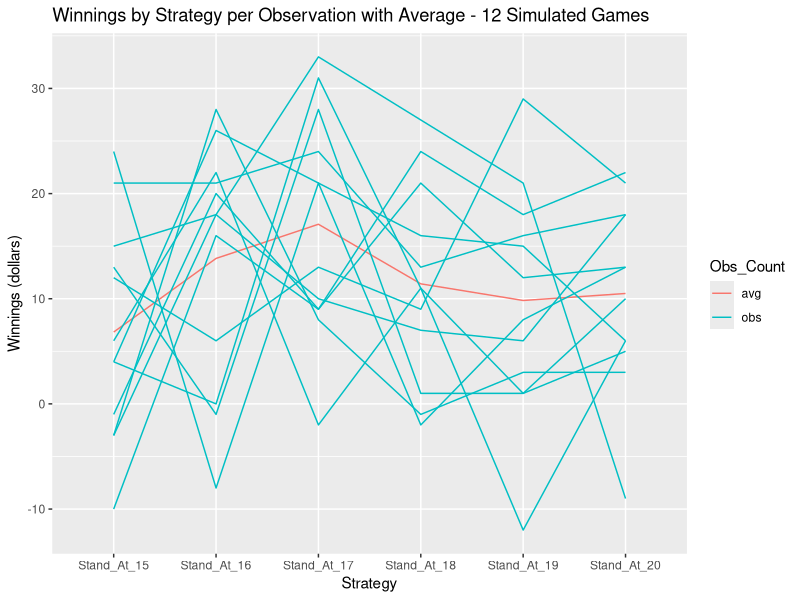
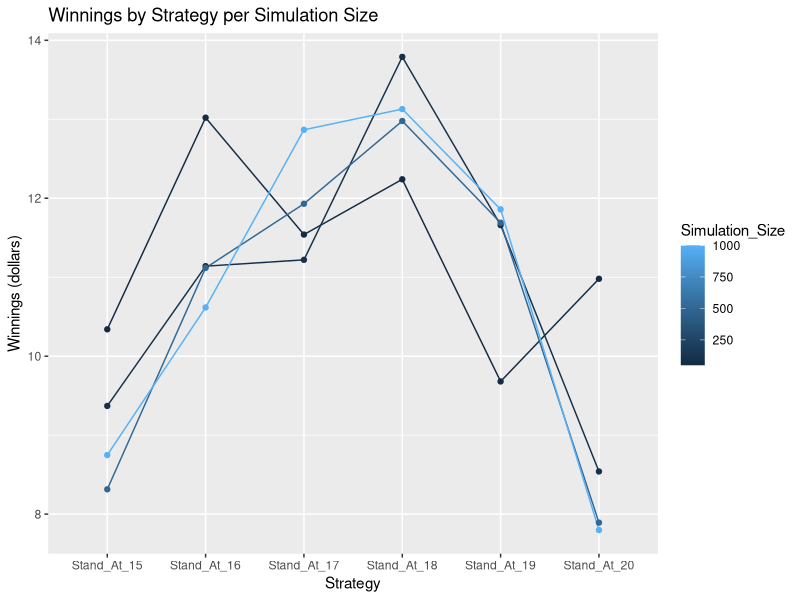
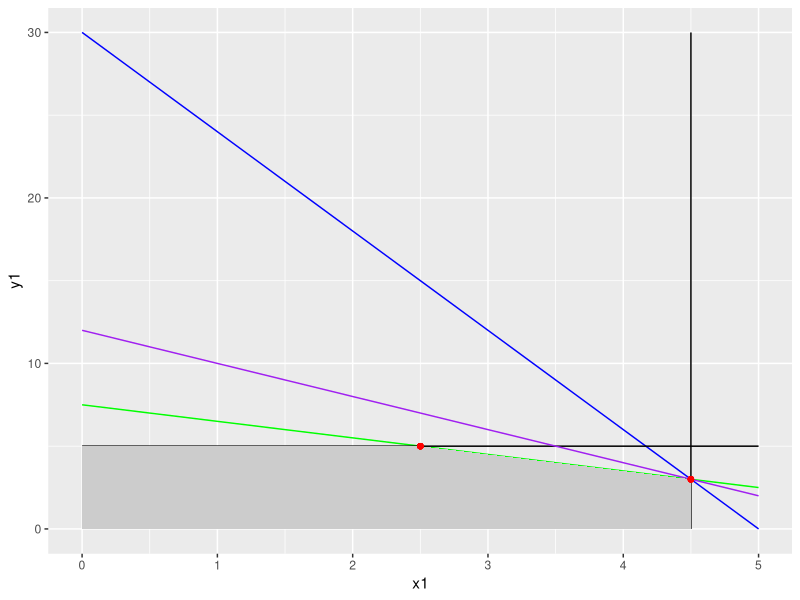
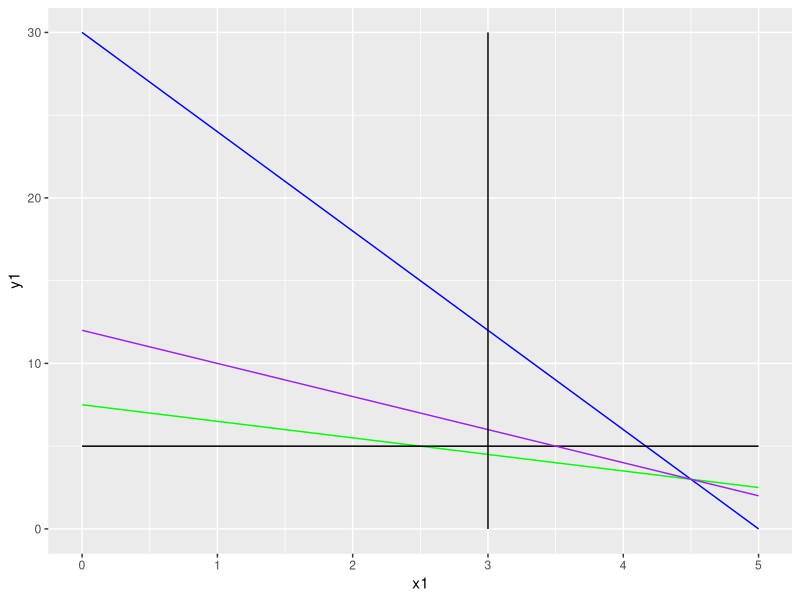
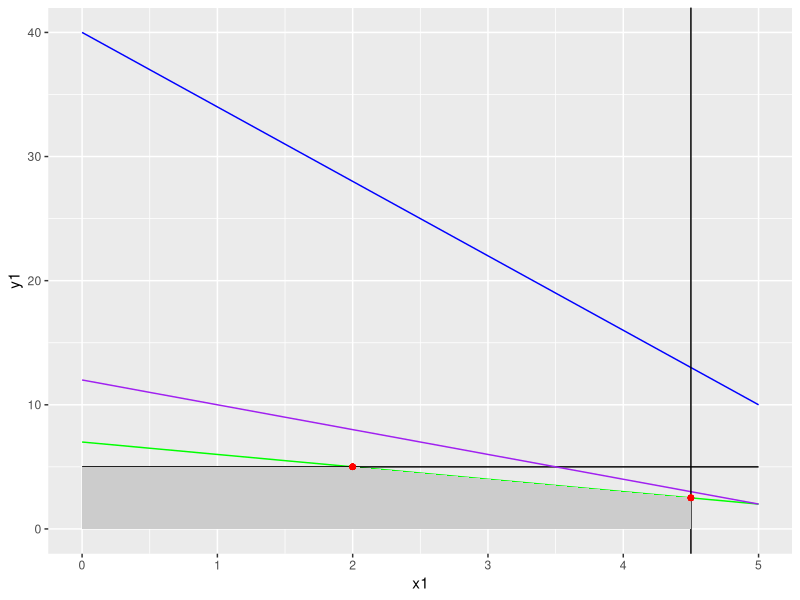
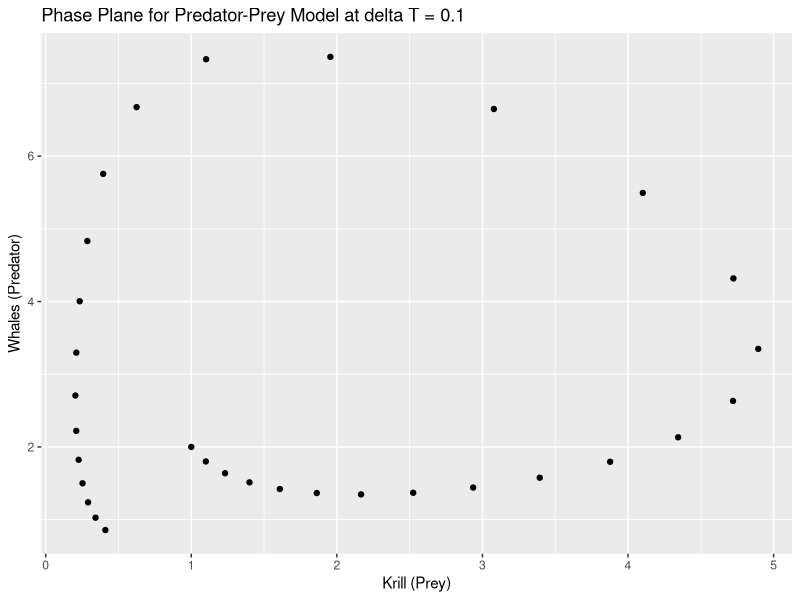
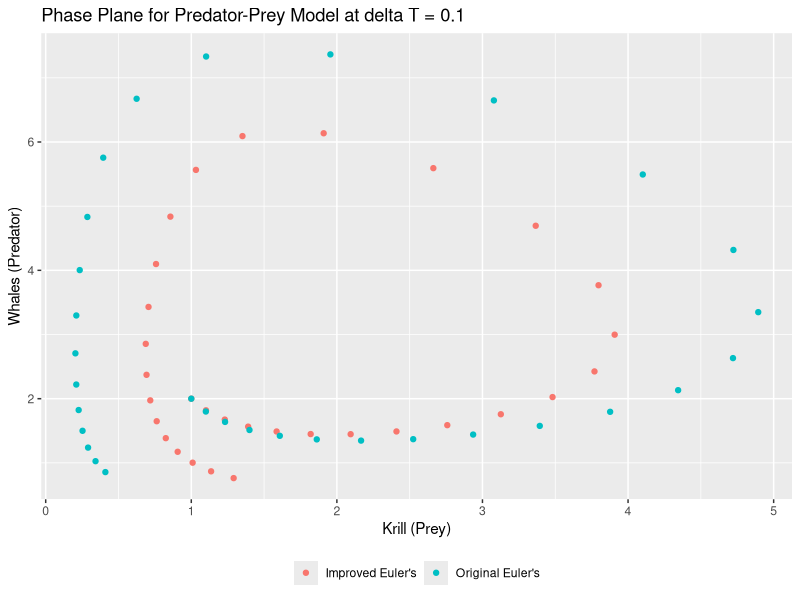

The R source for these figures, in order:
## ---- chunk 1
#add required packages
library(ggplot2)
library(knitr)
library(reshape2)
## ---- chunk 2
deal_card <- function(dc_deck,full2_deck){
  dc_last_round_flag <- 0
  if (length(dc_deck) == 0) {
    dc_last_round_flag <- 1
    dc_deck <- full2_deck
  }
  dc_card <- sample(dc_deck,1,FALSE)
  dc_deck <- dc_deck [! dc_deck %in% dc_card | duplicated(dc_deck)]
  return(list(dc_card,dc_deck,dc_last_round_flag))
}
## ---- chunk 3
dealer_hand <- function(dh_deck,full2_deck) {
  dh_hand <- 0
  dh_last_round_flag <- 0
  dh_count <- 1
  while (sum(dh_hand) < 17) {
    dh_deal <- deal_card(dh_deck,full2_deck)
    dh_hand[dh_count] <- dh_deal[[1]]
    dh_deck <- dh_deal[[2]]
    if (dh_deal[[3]] == 1) {dh_last_round_flag <- dh_deal[[3]]}
    dh_count <- dh_count+1
    #aces become ones if the hand is greater than 21
    if(sum(dh_hand) > 21) {
      if(11 %in% dh_hand) {
        dh_hand[match(11,dh_hand)] <- 1
      }
    }
  }    
  return(list(dh_hand,dh_deck,dh_last_round_flag))
}
## ---- chunk 4
player_hand <- function(ph_deck,full2_deck,p_threshold) {
  ph_hand <- 0
  ph_count <- 1
  ph_last_round_flag <- 0
  while (sum(ph_hand) < p_threshold) {
    ph_deal <- deal_card(ph_deck,full2_deck)
    ph_hand[ph_count] <- ph_deal[[1]]
    ph_deck <- ph_deal[[2]]
    if (ph_deal[[3]] == 1) {ph_last_round_flag <- ph_deal[[3]]}
    ph_count <- ph_count+1
    #aces become ones if the hand is greater than 21
    if(sum(ph_hand) > 21) {
      if(11 %in% ph_hand) {
        ph_hand[match(11,ph_hand)] <- 1
      }
    }
  }  
  return(list(ph_hand,ph_deck,ph_last_round_flag))
}
## ---- chunk 5
round_of_play <- function(rop_deck,full2_deck,p_threshold) { 
  #dealer hand
  d_result <- dealer_hand(rop_deck,full2_deck)
  d_hand <- d_result[[1]]
  rop_deck <- d_result[[2]]
  last_round_flag_d <- d_result[[3]]
  #player hand
  p_result <- player_hand(rop_deck,full2_deck,p_threshold)
  p_hand <- p_result[[1]]
  rop_deck <- p_result[[2]]
  last_round_flag_p <- p_result[[3]]
  
  if (last_round_flag_d == 1 || last_round_flag_p == 1) {
    rop_last_round_flag <- 1
  } else {
    rop_last_round_flag <- 0
  }
  return(list(d_hand,p_hand,rop_deck,rop_last_round_flag))
}
## ---- chunk 6
play_two_decks <- function(ptd_deck,full2_deck,p_threshold) {
  
  round_counter <- 1
  ptd_last_round_flag <- 0 
  result_list.names <- c("Dealer_Hand", "Player_Hand")
  result_list <- vector("list", length(result_list.names))
  names(result_list) <- result_list.names
  
  while (ptd_last_round_flag != 1) {
    round_result <- round_of_play(ptd_deck,full2_deck,p_threshold)
    result_list$Dealer_Hand[round_counter] <- list(round_result[[1]])
    result_list$Player_Hand[round_counter] <- list(round_result[[2]])
    ptd_deck <- round_result[[3]]
    ptd_last_round_flag <- round_result[[4]]
    round_counter <- round_counter+1
  }
  return(result_list)  
}
## ---- chunk 7
build_outcome_vector <- function(bov_one_set) {
  
  winner <- numeric(length(bov_one_set$Dealer_Hand))
  
  for (i in 1:length(bov_one_set$Dealer_Hand)) {
    d_Hand <- sum(bov_one_set$Dealer_Hand[[i]])
    p_Hand <- sum(bov_one_set$Player_Hand[[i]])
    if(d_Hand < 22) {
      if(p_Hand < 22) {
        if(d_Hand > p_Hand) {
          winner[i] <- 1  
        } else if (d_Hand < p_Hand) {
            winner[i] <- 2
        } else if (d_Hand == p_Hand) {
            winner[i] <- 0
        }
      } else if(p_Hand >= 22) {
          winner[i] <- 1     
      }
    } else if(d_Hand >= 22){
            winner[i] <- 2 #if dealer goes bust player wins automatically
      } 
  }
  return(winner)
}
## ---- chunk 8
calculate_player_winnings <- function(results) {
  
  winnings <- numeric(length(results))
  
  for(i in 1:length(results)) {
    if (results[i] == 0) winnings[i] <- 0
    if (results[i] == 1) winnings[i] <- -2
    if (results[i] == 2) winnings[i] <- 3      
  }
  return(winnings)
}
## ---- chunk 9
play_two_deck_game <- function(ptdg_deck,p_threshold){
  #create a list of outcomes per round after running through a two full decks
  one_set <- play_two_decks(ptdg_deck,ptdg_deck,p_threshold)
  #build a vector to capture the result of each hand
  #dealer wins (1), player wins (2), no winner (0)
  outcome_vector <- build_outcome_vector(one_set)
  player_winnings <- 0
  #use the outcome vector to calculate the winnings based on 
  #the betting strategy provided
  player_winnings <- calculate_player_winnings(outcome_vector)
  return(sum(player_winnings))
}
## ---- chunk 10
create_output <- function(co_deck,num_runs) {

  obsCount <- numeric(num_runs)
  vec15 <- numeric(num_runs)
  vec16 <- numeric(num_runs)
  vec17 <- numeric(num_runs)
  vec18 <- numeric(num_runs)
  vec19 <- numeric(num_runs)
  vec20 <- numeric(num_runs)
  for (i in 1:num_runs){
    obsCount[i] <- i
    vec15[i] <- play_two_deck_game(co_deck,15)
    vec16[i] <- play_two_deck_game(co_deck,16)
    vec17[i] <- play_two_deck_game(co_deck,17)
    vec18[i] <- play_two_deck_game(co_deck,18)
    vec19[i] <- play_two_deck_game(co_deck,19)
    vec20[i] <- play_two_deck_game(co_deck,20)
  }
  output <- data.frame("Obs_Count"= obsCount, "Stand_At_15"=vec15,
                     "Stand_At_16"=vec16,"Stand_At_17"=vec17,
                     "Stand_At_18"=vec18,"Stand_At_19"=vec19,
                     "Stand_At_20"=vec20)
  return(output)  
}
## ---- chunk 11
two_deck <- c(2,2,2,2,3,3,3,3,4,4,4,4,5,5,5,5,6,6,6,6,7,7,7,7,8,8,8,8,
              9,9,9,9,10,10,10,10,10,10,10,10,10,10,10,10,10,10,10,10,
              11,11,11,11,2,2,2,2,3,3,3,3,4,4,4,4,5,5,5,5,6,6,6,6,
              7,7,7,7,8,8,8,8,9,9,9,9,10,10,10,10,10,10,10,10,10,10,10,
              10,10,10,10,10,11,11,11,11)
## ---- chunk 12
#create a simulation for 12 two deck games as per instructed in the question
n12_output <- create_output(two_deck,12)
#put the average winnings/loses in a vector
n12_output_avg <- c("Stand_At_15"=mean(n12_output$Stand_At_15),
                    "Stand_At_16"=mean(n12_output$Stand_At_16),
                    "Stand_At_17"=mean(n12_output$Stand_At_17),
                    "Stand_At_18"=mean(n12_output$Stand_At_18),
                    "Stand_At_19"=mean(n12_output$Stand_At_19),
                    "Stand_At_20"=mean(n12_output$Stand_At_20))
kk <- kable(n12_output,
            caption = "List of Winnings/Loses per Strategy per Observation (dollars)",
            padding = 0)

#print the results to the screen
kk

#print the average winnings per strategy to the screen
kable(round(n12_output_avg,2), 
      caption = "Average Winnings/Loses per Strategy (dollars)")
## ---- chunk 13
#prepare the data firstly
#add the averages to the bottom of the results
n12_output_full <- rbind(n12_output, c(Obs_Count=0,c(n12_output_avg)))
#convert the data to a long format
n12_output_full <- melt(n12_output_full, 
                     id.vars="Obs_Count", 
                     value.name="value", 
                     variable.name="Strategy")
#add a variable to denote the average vs the standard observations
var <- n12_output_full$Obs_Count
var <- replace(var, var!=0, "obs")
var <- replace(var, var==0, "avg")
n12_output_full$Line_Colour <- var

#create the plot and print it to the screen
gg12 <- ggplot(data=n12_output_full, 
       aes(x=Strategy, y=value, group=Obs_Count, colour=Obs_Count))
gg12 <- gg12 + geom_line(aes(colour=Line_Colour))
gg12 <- gg12 + xlab("Strategy")
gg12 <- gg12 + ylab("Winnings (dollars)")
gg12 <- gg12 + ggtitle("Winnings by Strategy per Observation with Average - 12 Simulated Games")
## ---- chunk 14
#print out the plot
gg12
## ---- chunk 15
#run 50 simulations and store the results
n50_output <- create_output(two_deck,50)
#put the average winnings/loses in a vector
n50_output_avg <- c("Stand_At_15"=mean(n50_output$Stand_At_15),
                      "Stand_At_16"=mean(n50_output$Stand_At_16),
                      "Stand_At_17"=mean(n50_output$Stand_At_17),
                      "Stand_At_18"=mean(n50_output$Stand_At_18),
                      "Stand_At_19"=mean(n50_output$Stand_At_19),
                      "Stand_At_20"=mean(n50_output$Stand_At_20))

#run 100 simulations and store the results
n100_output <- create_output(two_deck,100)
#put the average winnings/loses in a vector
n100_output_avg <- c("Stand_At_15"=mean(n100_output$Stand_At_15),
                      "Stand_At_16"=mean(n100_output$Stand_At_16),
                      "Stand_At_17"=mean(n100_output$Stand_At_17),
                      "Stand_At_18"=mean(n100_output$Stand_At_18),
                      "Stand_At_19"=mean(n100_output$Stand_At_19),
                      "Stand_At_20"=mean(n100_output$Stand_At_20))

#run 500 simulations and store the results
n500_output <- create_output(two_deck,500)
#put the average winnings/loses in a vector
n500_output_avg <- c("Stand_At_15"=mean(n500_output$Stand_At_15),
                      "Stand_At_16"=mean(n500_output$Stand_At_16),
                      "Stand_At_17"=mean(n500_output$Stand_At_17),
                      "Stand_At_18"=mean(n500_output$Stand_At_18),
                      "Stand_At_19"=mean(n500_output$Stand_At_19),
                      "Stand_At_20"=mean(n500_output$Stand_At_20))

#run 1000 simulations and store the results
n1000_output <- create_output(two_deck,1000)
#put the average winnings/loses in a vector
n1000_output_avg <- c("Stand_At_15"=mean(n1000_output$Stand_At_15),
                      "Stand_At_16"=mean(n1000_output$Stand_At_16),
                      "Stand_At_17"=mean(n1000_output$Stand_At_17),
                      "Stand_At_18"=mean(n1000_output$Stand_At_18),
                      "Stand_At_19"=mean(n1000_output$Stand_At_19),
                      "Stand_At_20"=mean(n1000_output$Stand_At_20))
## ---- chunk 16
#put the data in a data frame
plot_df <- rbind(n50_output_avg,
            n100_output_avg,
            n500_output_avg,
            n1000_output_avg)
#remove the row names
row.names(plot_df) <- NULL 
#add a column to record the simulation size
plot_df <- cbind(Simulation_Size=c(50,100,500,1000),plot_df)
#convert the matrix to a data frame
plot_df <- data.frame(plot_df)
#convert the data to long for the plot
plot_df <- melt(plot_df, id.vars="Simulation_Size", 
                value.name="value", 
                variable.name="Strategy")
 
#create the plot and print to the screen
gg <- ggplot(data=plot_df, 
        aes(x=Strategy, y=value, group=Simulation_Size, colour=Simulation_Size))
gg <- gg + geom_line() + geom_point()
gg <- gg + xlab("Strategy")
gg <- gg + ylab("Winnings (dollars)")
gg <- gg + ggtitle("Winnings by Strategy per Simulation Size")
## ---- chunk 17
#print out the plot
gg
## ---- chunk 18
suppressWarnings(suppressMessages(library(ggplot2)))

f1 <- function(x) 30-6*x
f2 <- function(x) 7.5 - x
f3 <- function(x) 5
f4 <- function(x) 12-2*x
x1 = seq(0,5, by = .5)
x0 = rep(4.5,length(x1))
df = data.frame(x1,x0, y1=f1(x1), y2=f2(x1),y3= f3(x1), y4 = f4(x1))
df <-  transform(df, z =pmin(y1,y2,5,y4), z2 = pmin(x1,4.5))
ggplot(df, aes(x = x1)) + 
  geom_line(aes(y = y1), colour = 'blue') +
  geom_line(aes(y = y2), colour = 'green') +
  geom_line(aes(y = y3), colour = 'black') +
  geom_line(aes(y = y4), colour = 'purple') +
  geom_line(aes(y = y1, x = x0), colour = 'black') +
  geom_ribbon(aes(ymin=0, ymax = z, x= z2), fill = 'gray80') +
  geom_point(aes(x = 4.5, y=f1(4.5)), color="red")+
  geom_point(aes(x = 2.5, y=f2(2.5)), color="red")
## ---- chunk 19
f1 <- function(x) 30-6*x
f2 <- function(x) 7.5 - x
f3 <- function(x) 5
f4 <- function(x) 12-2*x
x1 = seq(0,5, by = .5)
x0 = rep(3,length(x1))
df = data.frame(x1,x0, y1=f1(x1), y2=f2(x1),y3= f3(x1), y4 = f4(x1))
df <-  transform(df, z =pmax(pmin(y1,y2,y4),5), z2 = pmax(x1,3))
ggplot(df, aes(x = x1)) + 
  geom_line(aes(y = y1), colour = 'blue') +
  geom_line(aes(y = y2), colour = 'green') +
  geom_line(aes(y = y3), colour = 'black') +
  geom_line(aes(y = y4), colour = 'purple') +
  geom_line(aes(y = y1, x = x0), colour = 'black') +
  geom_ribbon(aes(ymin=5, ymax = z, x= z2), fill = 'gray80')
## ---- chunk 20
f1 <- function(x) 40-6*x
f2 <- function(x) 7 - x
f3 <- function(x) 5
f4 <- function(x) 12-2*x
x1 = seq(0,5, by = .5)
x0 = rep(4.5,length(x1))
df = data.frame(x1,x0, y1=f1(x1), y2=f2(x1),y3= f3(x1), y4 = f4(x1))
df <-  transform(df, z =pmin(y1,y2,5,y4), z2 = pmin(x1,4.5))
ggplot(df, aes(x = x1)) + 
  geom_line(aes(y = y1), colour = 'blue') +
  geom_line(aes(y = y2), colour = 'green') +
  geom_line(aes(y = y3), colour = 'black') +
  geom_line(aes(y = y4), colour = 'purple') +
   geom_vline(xintercept = 4.5) +
  geom_ribbon(aes(ymin=0, ymax = z, x= z2), fill = 'gray80') +
  geom_point(aes(x = 4.5, y=f2(4.5)), color="red")+
  geom_point(aes(x = 2, y=f2(2)), color="red")
## ---- chunk 21
x <- c(1)
y <- c(2)
deltaT <- 0.1
t <- seq(0,3,by=deltaT)

for (i in 1:30){
 x[i+1] <- x[i] + (3*x[i] - x[i]*y[i])*deltaT
 y[i+1] <- y[i] + (x[i]*y[i] - 2*y[i])*deltaT
}

df <- data.frame(t,x,y)

ggplot(df) + 
  geom_point(aes(x=x,y=y)) + 
  ggtitle("Phase Plane for Predator-Prey Model at delta T = 0.1") + 
  xlab("Krill (Prey)") + 
  ylab("Whales (Predator)")
## ---- chunk 22
xstar <- x 
ystar <- y
x <- c(1) # re-initialize vectors
y <- c(2)
deltaT <- 0.1
t <- seq(0,3,by=deltaT)

for (i in 1:30){
 x[i+1] <- x[i] + (3*x[i] - x[i]*y[i] + 3*xstar[i] - xstar[i+1]*ystar[i+1])*deltaT/2
 y[i+1] <- y[i] + (x[i]*y[i] - 2*y[i] + xstar[i+1]*ystar[i+1] - 2*ystar[i+1])*deltaT/2
}

df <- data.frame(t,x,y,xstar,ystar)

ggplot(df) + 
  geom_point(aes(x=x,y=y,color="Improved Euler's")) + 
  geom_point(aes(x=xstar,y=ystar,color="Original Euler's")) + 
  ggtitle("Phase Plane for Predator-Prey Model at delta T = 0.1") + 
  xlab("Krill (Prey)") + 
  ylab("Whales (Predator)") + 
  theme(legend.title = element_blank(),legend.position="bottom")
